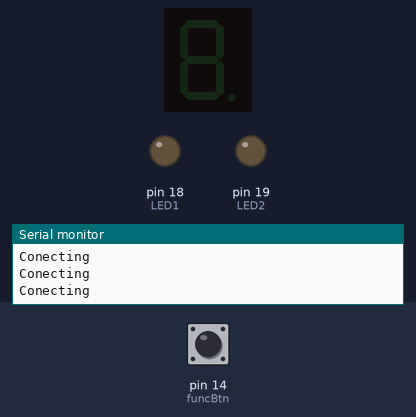
This sketch was run on a simulated Arduino Nano, built with avr-gcc and run on an emulated ATmega328P. Parts: 1-digit seven-segment display, output pins drawn as LEDs (lit = HIGH), the last lines printed to the serial monitor. Wiring (inferred from the names in the program): 1-digit 7-segment display, segments lit when HIGH: segments pin 6, pin 4, pin 5, pin 8, pin 3, pin 2, pin 7. Inputs (shaded band) come from the test bench; at power-on: pin 14 (funcBtn) LOW. No radio packets arrive unless stated; the segment pins are drawn as the display they are named for; pins used as bus, display or sensor lines are not drawn.

Above: at 0.8 s.
0.9 s: pin 14 (funcBtn) pulled HIGH for 0.15 s
At 2.1 s:
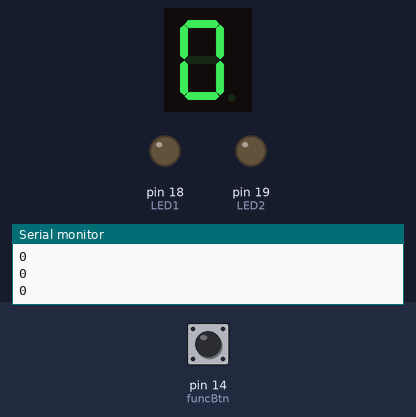
2.5 s: pin 14 (funcBtn) pulled HIGH for 1 s
At 4.2 s:
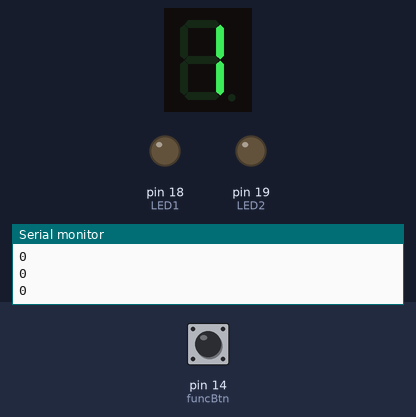
5.0 s: pin 14 (funcBtn) pulled HIGH for 0.15 s
At 5.6 s:
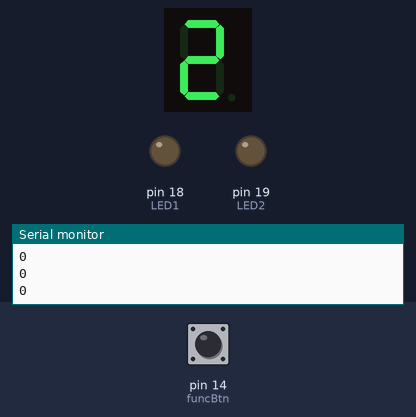
6.7 s: pin 14 (funcBtn) pulled HIGH for 0.15 s
At 8.1 s:
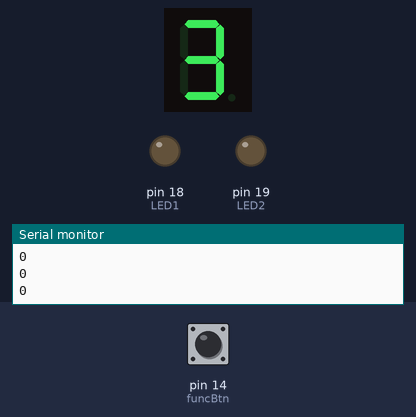
8.4 s: pin 14 (funcBtn) pulled HIGH for 1 s
At 10.2 s:
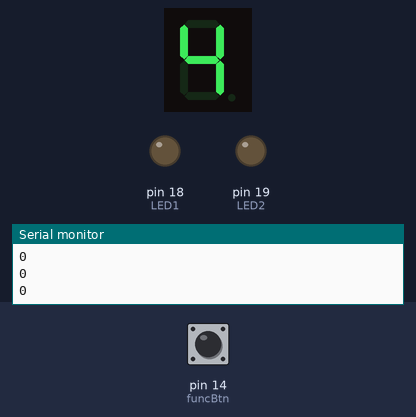
10.9 s: pin 14 (funcBtn) pulled HIGH for 0.15 s
At 11.5 s:
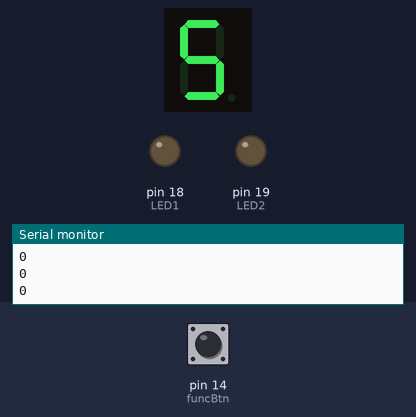
Timing chart, 0 to 13.6 s (numbered marks = the images above; inputs shaded):
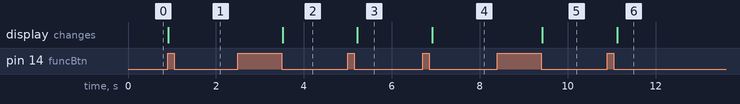

Measured:
- after the input at 0.9 s, the display: changes at once (image 1)
- after the input at 2.5 s, the display: changes after 1.0 s (image 2)
- after the input at 5.0 s, the display: changes after 0.22 s (image 3)
- after the input at 6.7 s, the display: changes after 0.22 s (image 4)
- after the input at 8.4 s, the display: changes after 1.0 s (image 5)
- after the input at 10.9 s, the display: changes after 0.23 s (image 6)

The sketch:

glove.ino
```cpp
/*----------------Description (March 2019)------------------
 *  >This code is written for an arduino nano
 *
 * The arduino has an nrf module that can either send or recieve, but it cant do
 * both simultaneously. It uses the nrf to comunicate to the control pannel arduino. This
 * arduino sends commands like whether to add points to a score and recieves info like
 * whether time is up or not.
 *
 * It can also change its channel: 0 to 9
 *
 * I wrote this code as a junior in highschool so... yeah(2016~2017).
 *
 */
#include <SPI.h>
#include<RF24.h>
#include<nRF24L01.h>//nrf connection


//ce, csn pins
RF24 radio(9, 10);


int L1 = 2;//
int L2 = 3;//
int R1 = 4;//
int R2 = 5;//
int M1 = 6;//
int M2 = 7;//
int M3 = 8;//

int sensorPin = A6;    // select the input pin for the potentiometer
int sensorValue = 0;  // variable to store the value coming from the sensor

int  LED1 = 18;//
int LED2 = 19;//

int fingBtn1 = A7;
int fs = 0;
int fingBtn1int = 0;

int funcBtn = 14;
int rawBtn = 0;
int funcBtnInt = 0;

int channel = 0;
int settingsInt = 0;
bool funcBtnWas = false;
bool settingsInit = true;

int Btn1TimeInt = 0;
int dif1 = 0;
int dif1Total = 0;

int Btn2TimeInt = 0;
int dif2 = 0;
int dif2Total = 0;

int setBtnInt = 0;


int btn1State = 0;
int timeGoing;//1 or 0 bassed on data received from pi
int timeOut;
double cycPos;//the step in the cycle that it is in.

int flashInt = 0;

int y = 0;

double radioChannel[] = {10, 20, 30, 40, 50, 60, 70, 80, 90, 100};

const byte address[][6] = {"00001", "00002"};

void off(){
  digitalWrite(L1, LOW);
  digitalWrite(L2, LOW);
  digitalWrite(R1, LOW);
  digitalWrite(R2, LOW);
  digitalWrite(M1, LOW);
  digitalWrite(M2, LOW);
  digitalWrite(M3, LOW);
}

//custom function
void connect(){//function that listens untill it receives a signal from the master
  off();
  bool conected = false;
  while(conected != true){
    rawBtn = digitalRead(funcBtn);
    if(rawBtn > 0){
      if(funcBtnWas != true){
        settings();
      }
    }else{
      funcBtnWas = false;
    }
    Serial.println("Conecting");
    radio.startListening();
    char con[32] = {0};
    char mes[32] = {0};
    if(radio.available()){
      radio.read(mes, sizeof(mes));
      Serial.println(mes);
      conected = true;
      cycPos = double(mes[0]) - 48;
    }
    delay(1);
  }
}


void zero(){
  digitalWrite(L1, HIGH);
  digitalWrite(L2, HIGH);
  digitalWrite(R1, HIGH);
  digitalWrite(R2, HIGH);
  digitalWrite(M1, HIGH);
  digitalWrite(M2, LOW);
  digitalWrite(M3, HIGH);
}

void one(){
  digitalWrite(L1, LOW);
  digitalWrite(L2, LOW);
  digitalWrite(R1, HIGH);
  digitalWrite(R2, HIGH);
  digitalWrite(M1, LOW);
  digitalWrite(M2, LOW);
  digitalWrite(M3, LOW);
}

void two(){
  digitalWrite(L1, LOW);
  digitalWrite(L2, HIGH);
  digitalWrite(R1, HIGH);
  digitalWrite(R2, LOW);
  digitalWrite(M1, HIGH);
  digitalWrite(M2, HIGH);
  digitalWrite(M3, HIGH);
}

void three(){
  digitalWrite(L1, LOW);
  digitalWrite(L2, LOW);
  digitalWrite(R1, HIGH);
  digitalWrite(R2, HIGH);
  digitalWrite(M1, HIGH);
  digitalWrite(M2, HIGH);
  digitalWrite(M3, HIGH);
}

void four(){
  digitalWrite(L1, HIGH);
  digitalWrite(L2, LOW);
  digitalWrite(R1, HIGH);
  digitalWrite(R2, HIGH);
  digitalWrite(M1, LOW);
  digitalWrite(M2, HIGH);
  digitalWrite(M3, LOW);
}

void five(){
  digitalWrite(L1, HIGH);
  digitalWrite(L2, LOW);
  digitalWrite(R1, LOW);
  digitalWrite(R2, HIGH);
  digitalWrite(M1, HIGH);
  digitalWrite(M2, HIGH);
  digitalWrite(M3, HIGH);
}

void six(){
  digitalWrite(L1, HIGH);
  digitalWrite(L2, HIGH);
  digitalWrite(R1, LOW);
  digitalWrite(R2, HIGH);
  digitalWrite(M1, HIGH);
  digitalWrite(M2, HIGH);
  digitalWrite(M3, HIGH);
}

void seven(){
  digitalWrite(L1, LOW);
  digitalWrite(L2, LOW);
  digitalWrite(R1, HIGH);
  digitalWrite(R2, HIGH);
  digitalWrite(M1, HIGH);
  digitalWrite(M2, LOW);
  digitalWrite(M3, LOW);
}

void eight(){
  digitalWrite(L1, HIGH);
  digitalWrite(L2, HIGH);
  digitalWrite(R1, HIGH);
  digitalWrite(R2, HIGH);
  digitalWrite(M1, HIGH);
  digitalWrite(M2, HIGH);
  digitalWrite(M3, HIGH);
}

void nine(){
  digitalWrite(L1, HIGH);
  digitalWrite(L2, LOW);
  digitalWrite(R1, HIGH);
  digitalWrite(R2, HIGH);
  digitalWrite(M1, HIGH);
  digitalWrite(M2, HIGH);
  digitalWrite(M3, HIGH);
}

void dispChannel(){
  switch(channel){
    case 0 :
      zero();
      break;
    case 1 :
      one();
      break;
    case 2 :
      two();
      break;
    case 3 :
      three();
      break;
    case 4 :
      four();
      break;
    case 5 :
      five();
      break;
    case 6 :
      six();
      break;
    case 7 :
      seven();
      break;
    case 8 :
      eight();
      break;
    case 9 :
      nine();
      break;
  }
}

void settings(){
  funcBtnInt = 0;
  settingsInit = true;
  while( funcBtnInt < 20){
    rawBtn = digitalRead(funcBtn);

    Serial.println(funcBtnInt);

    if(rawBtn == 1){
      if(settingsInit != true){
        funcBtnInt++;
        funcBtnWas = true;
      }
    }else{
      settingsInit = false;
      funcBtnInt = 0;
      if(funcBtnWas == true){
        if(channel<=9){
          channel++;
        }else{
          channel = 0;
        }

        funcBtnWas = false;
      }
    }

    dispChannel();
    delay(100);
  }
  radio.begin();
  Serial.println(radioChannel[channel]);
  radio.setChannel(radioChannel[channel]);
  radio.openWritingPipe(address[0]);
  radio.openReadingPipe(1, address[1]);
  radio.setPALevel(RF24_PA_MAX);//can be set to _MIN
  setBtnInt = 0;
  connect();
}


void setup() {
  while(!Serial);
  Serial.begin(9600);

  pinMode(L1, OUTPUT);
  pinMode(L2, OUTPUT);
  pinMode(R1, OUTPUT);
  pinMode(R2, OUTPUT);
  pinMode(M1, OUTPUT);
  pinMode(M2, OUTPUT);
  pinMode(M3, OUTPUT);

  pinMode(LED1, OUTPUT);
  pinMode(LED2, OUTPUT);
  pinMode(fingBtn1, INPUT);
  pinMode(funcBtn, INPUT);

  radio.begin();
  radio.setChannel(76);
  radio.openWritingPipe(address[0]);
  radio.openReadingPipe(1, address[1]);
  radio.setPALevel(RF24_PA_MAX);//can be set to _MIN

  fingBtn1int = 0;
  connect();
  //delay(100);
}

// Loop function
void loop() {
  sensorValue = analogRead(sensorPin);
  fs = analogRead(fingBtn1);

  rawBtn = digitalRead(funcBtn);
    if(rawBtn > 0){
      if(funcBtnWas != true){
        settings();
      }
    }else{
      funcBtnWas = false;
    }
  Serial.println("hello");
  y = 0;

  while(fs>10){
    y++;
    fs = fs/1.6;
  }
  //Serial.println(y);

  //Serial.println(cycPos);
  if (cycPos <= 4){
    radio.startListening();
    char receivedMessage[32] = {0};
    if(radio.available()){
      radio.read(receivedMessage, sizeof(receivedMessage));
      //Serial.println("____");
      //Serial.println(receivedMessage);//==============
      //Serial.println("____");
      cycPos = int(receivedMessage[0])-48;// determining the cyc pos num that was sent
      timeGoing = int( receivedMessage[1])-48;// determin if PI btn is timeGoing
      timeOut = int(receivedMessage[4])-48;
     }
     Serial.println("hello");
   //cycPos++;
   //delay(1000);
  }
  if(cycPos >= 5){
    radio.stopListening();
    sensorValue = (sensorValue-200)/100;
    char sending[32] = {char(y+48), char(cycPos+48), char(sensorValue+48) };

    radio.write(sending, sizeof(sending));
    //Serial.println(sending);//==============
  }

  //Serial.println(timeGoing);
  if(timeGoing == 1){
    digitalWrite(LED1, HIGH);
  }else{
    digitalWrite(LED1, LOW);
  }
  if(timeOut == 1){
    flashInt++;
    if(flashInt%2 == 1){
      digitalWrite(LED2, HIGH);
    }else{
      digitalWrite(LED2, LOW);
    }
    if(flashInt>=30){
      flashInt = 0;
    }
  }else{
    digitalWrite(LED2, LOW);
  }
  cycPos++;
  if(cycPos>9){
    cycPos = 0;
    //Serial.println("reset");
  }
  delay(1);
}
```
